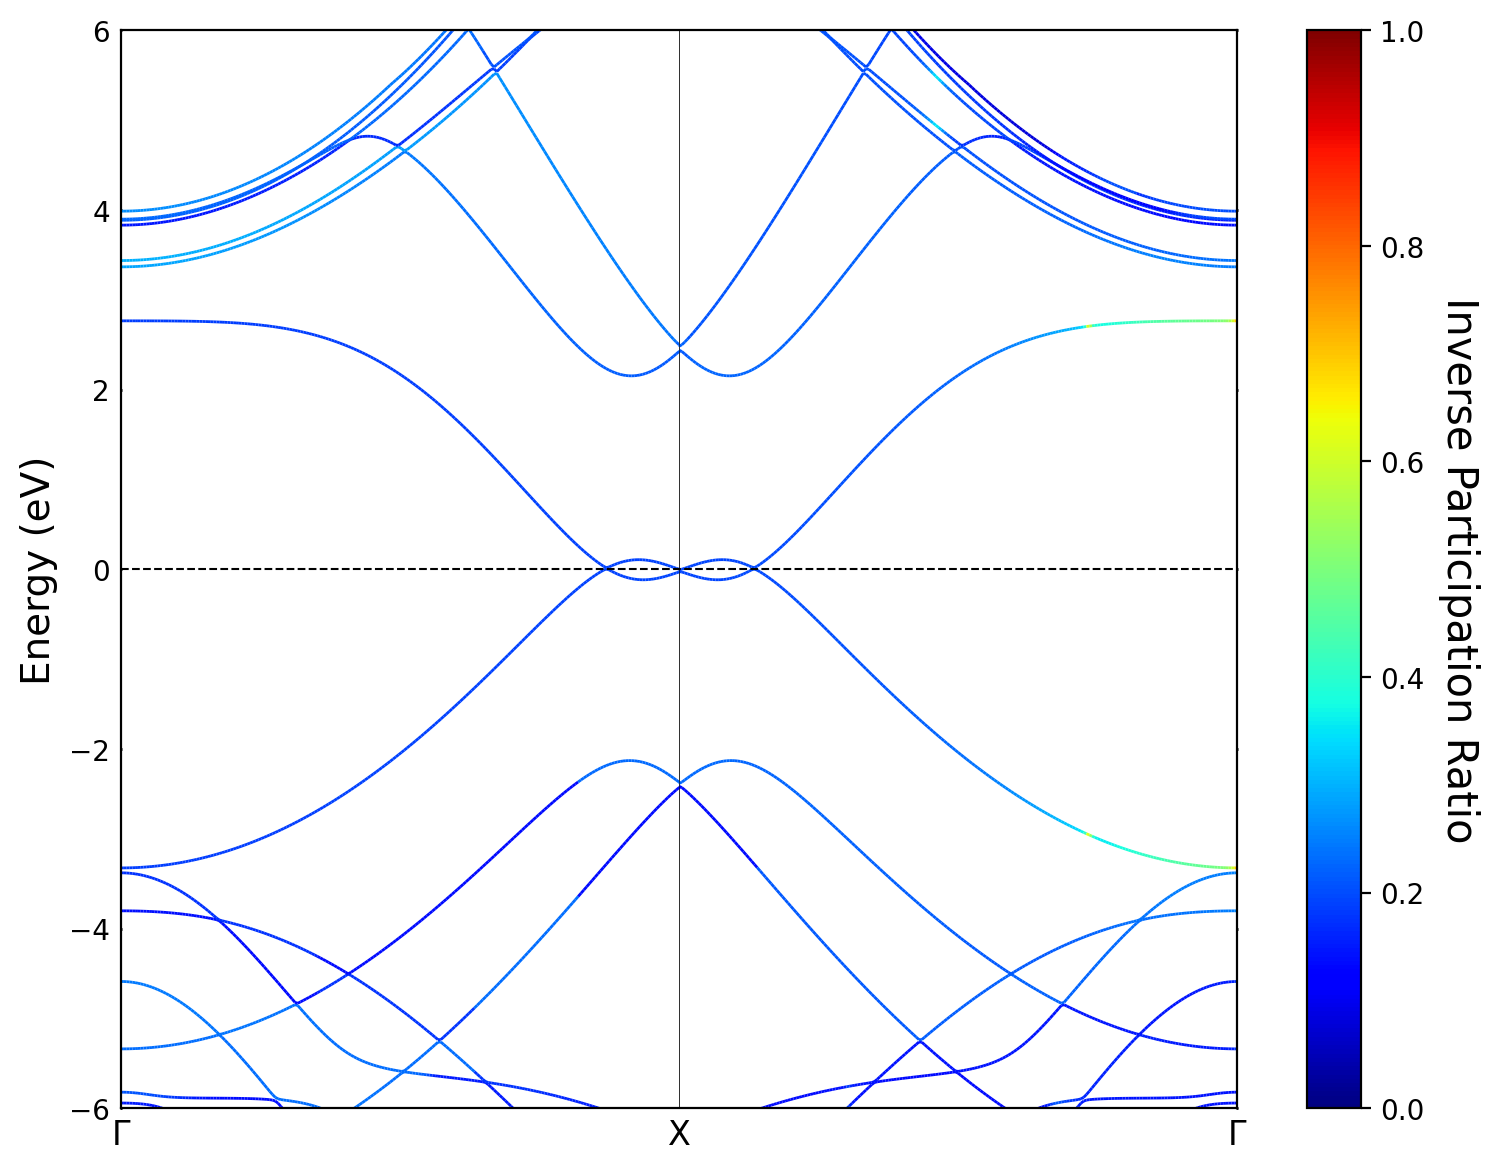

Reproduce this figure in Python.
#!/usr/bin/env python3
# Written by Joseph P.Vera
# 2026-06

import pyprocar

pyprocar.bandsplot(
    dirname=".",
    code="qe",
    mode="ipr",
    savefig = "ipr.png",
    fermi = -3.76362789,
    elimit = [-6.0, 6.0],
    knames=['Γ', 'X', 'Γ'],
    y_label_params={"fontsize": 14}
)
